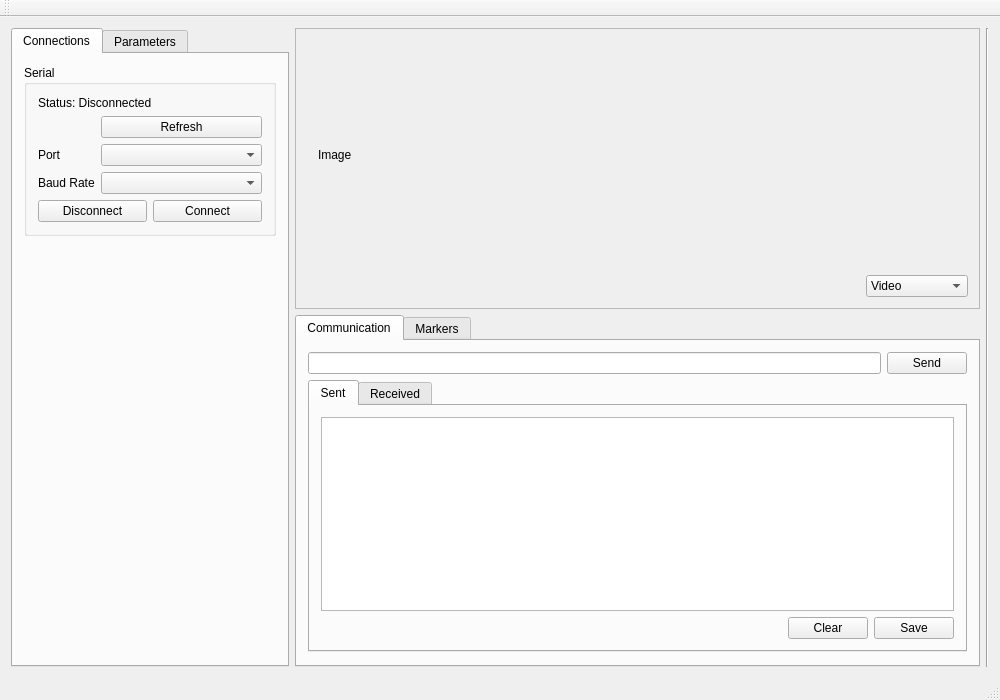
<?xml version="1.0" encoding="UTF-8"?>
<ui version="4.0">
 <class>MainWindow</class>
 <widget class="QMainWindow" name="MainWindow">
  <property name="geometry">
   <rect>
    <x>0</x>
    <y>0</y>
    <width>1000</width>
    <height>700</height>
   </rect>
  </property>
  <property name="windowTitle">
   <string>MainWindow</string>
  </property>
  <widget class="QWidget" name="centralWidget">
   <layout class="QVBoxLayout" name="verticalLayout">
    <item>
     <layout class="QHBoxLayout" name="horizontalLayout_3">
      <item>
       <widget class="QTabWidget" name="tabWidget_3">
        <property name="sizePolicy">
         <sizepolicy hsizetype="Minimum" vsizetype="Expanding">
          <horstretch>0</horstretch>
          <verstretch>0</verstretch>
         </sizepolicy>
        </property>
        <property name="currentIndex">
         <number>0</number>
        </property>
        <widget class="QWidget" name="tab_6">
         <attribute name="title">
          <string>Connections</string>
         </attribute>
         <layout class="QVBoxLayout" name="verticalLayout_11">
          <item>
           <layout class="QVBoxLayout" name="connectionPanel">
            <item>
             <widget class="QGroupBox" name="groupBox_5">
              <property name="sizePolicy">
               <sizepolicy hsizetype="Preferred" vsizetype="Fixed">
                <horstretch>0</horstretch>
                <verstretch>0</verstretch>
               </sizepolicy>
              </property>
              <property name="title">
               <string>Serial</string>
              </property>
              <layout class="QVBoxLayout" name="verticalLayout_5">
               <item>
                <widget class="QLabel" name="serialStatusLabel">
                 <property name="text">
                  <string>Status: Disconnected</string>
                 </property>
                </widget>
               </item>
               <item>
                <layout class="QFormLayout" name="formLayout_4">
                 <item row="1" column="0">
                  <widget class="QLabel" name="label_10">
                   <property name="text">
                    <string>Port</string>
                   </property>
                  </widget>
                 </item>
                 <item row="1" column="1">
                  <widget class="QComboBox" name="availableSerialPortsComboBox"/>
                 </item>
                 <item row="2" column="0">
                  <widget class="QLabel" name="label_11">
                   <property name="text">
                    <string>Baud Rate</string>
                   </property>
                  </widget>
                 </item>
                 <item row="2" column="1">
                  <widget class="QComboBox" name="baudRateComboBox"/>
                 </item>
                 <item row="0" column="1">
                  <widget class="QPushButton" name="refreshSerialOptionsButton">
                   <property name="text">
                    <string>Refresh</string>
                   </property>
                  </widget>
                 </item>
                </layout>
               </item>
               <item>
                <layout class="QHBoxLayout" name="horizontalLayout_5">
                 <item>
                  <widget class="QPushButton" name="serialDisconnectButton">
                   <property name="text">
                    <string>Disconnect</string>
                   </property>
                  </widget>
                 </item>
                 <item>
                  <widget class="QPushButton" name="serialConnectButton">
                   <property name="text">
                    <string>Connect</string>
                   </property>
                  </widget>
                 </item>
                </layout>
               </item>
              </layout>
             </widget>
            </item>
            <item>
             <spacer name="verticalSpacer_2">
              <property name="orientation">
               <enum>Qt::Vertical</enum>
              </property>
              <property name="sizeHint" stdset="0">
               <size>
                <width>20</width>
                <height>40</height>
               </size>
              </property>
             </spacer>
            </item>
           </layout>
          </item>
         </layout>
        </widget>
        <widget class="QWidget" name="tab_5">
         <attribute name="title">
          <string>Parameters</string>
         </attribute>
         <layout class="QVBoxLayout" name="verticalLayout_10">
          <item>
           <layout class="QVBoxLayout" name="settingsPanel">
            <item>
             <widget class="QGroupBox" name="groupBox_2">
              <property name="sizePolicy">
               <sizepolicy hsizetype="Minimum" vsizetype="Fixed">
                <horstretch>0</horstretch>
                <verstretch>0</verstretch>
               </sizepolicy>
              </property>
              <property name="title">
               <string>Camera</string>
              </property>
              <layout class="QVBoxLayout" name="verticalLayout_4">
               <item>
                <layout class="QFormLayout" name="formLayout">
                 <property name="fieldGrowthPolicy">
                  <enum>QFormLayout::AllNonFixedFieldsGrow</enum>
                 </property>
                 <item row="0" column="0">
                  <widget class="QLabel" name="deviceLabel">
                   <property name="text">
                    <string>Device</string>
                   </property>
                  </widget>
                 </item>
                 <item row="1" column="0">
                  <widget class="QLabel" name="label">
                   <property name="text">
                    <string>Resolution</string>
                   </property>
                  </widget>
                 </item>
                 <item row="1" column="1">
                  <widget class="QComboBox" name="cameraResolutionComboBox">
                   <property name="sizePolicy">
                    <sizepolicy hsizetype="Minimum" vsizetype="Fixed">
                     <horstretch>0</horstretch>
                     <verstretch>0</verstretch>
                    </sizepolicy>
                   </property>
                  </widget>
                 </item>
                 <item row="0" column="1">
                  <widget class="QSpinBox" name="cameraDeviceSpinBox"/>
                 </item>
                </layout>
               </item>
              </layout>
             </widget>
            </item>
            <item>
             <widget class="QGroupBox" name="groupBox">
              <property name="sizePolicy">
               <sizepolicy hsizetype="Minimum" vsizetype="Preferred">
                <horstretch>0</horstretch>
                <verstretch>0</verstretch>
               </sizepolicy>
              </property>
              <property name="title">
               <string>Marker Detector</string>
              </property>
              <layout class="QVBoxLayout" name="verticalLayout_3">
               <item>
                <widget class="QCheckBox" name="useCalibrationCheckBox">
                 <property name="text">
                  <string>Use Calibration</string>
                 </property>
                </widget>
               </item>
               <item>
                <layout class="QFormLayout" name="formLayout_2">
                 <property name="fieldGrowthPolicy">
                  <enum>QFormLayout::AllNonFixedFieldsGrow</enum>
                 </property>
                 <item row="0" column="0">
                  <widget class="QLabel" name="label_2">
                   <property name="text">
                    <string>Marker Size</string>
                   </property>
                  </widget>
                 </item>
                 <item row="0" column="1">
                  <widget class="QLineEdit" name="markerSizeLineEdit">
                   <property name="sizePolicy">
                    <sizepolicy hsizetype="Minimum" vsizetype="Fixed">
                     <horstretch>0</horstretch>
                     <verstretch>0</verstretch>
                    </sizepolicy>
                   </property>
                   <property name="minimumSize">
                    <size>
                     <width>0</width>
                     <height>0</height>
                    </size>
                   </property>
                  </widget>
                 </item>
                </layout>
               </item>
               <item>
                <widget class="QLabel" name="label_3">
                 <property name="text">
                  <string>Calibration file path:</string>
                 </property>
                </widget>
               </item>
               <item>
                <layout class="QHBoxLayout" name="horizontalLayout_4">
                 <item>
                  <widget class="QLineEdit" name="calibrationFileLineEdit"/>
                 </item>
                 <item>
                  <widget class="QPushButton" name="browseCalibrationFileButton">
                   <property name="text">
                    <string>Browse</string>
                   </property>
                  </widget>
                 </item>
                </layout>
               </item>
              </layout>
             </widget>
            </item>
            <item>
             <widget class="QGroupBox" name="groupBox_4">
              <property name="title">
               <string>Pose Detection</string>
              </property>
              <layout class="QVBoxLayout" name="verticalLayout_8">
               <item>
                <layout class="QFormLayout" name="formLayout_3">
                 <property name="fieldGrowthPolicy">
                  <enum>QFormLayout::AllNonFixedFieldsGrow</enum>
                 </property>
                 <item row="0" column="0">
                  <widget class="QLabel" name="label_9">
                   <property name="toolTip">
                    <string>Distance in meters from the origin marker to the x axis marker.</string>
                   </property>
                   <property name="text">
                    <string>d_ox</string>
                   </property>
                  </widget>
                 </item>
                 <item row="0" column="1">
                  <widget class="QLineEdit" name="doxLineEdit">
                   <property name="sizePolicy">
                    <sizepolicy hsizetype="Minimum" vsizetype="Fixed">
                     <horstretch>0</horstretch>
                     <verstretch>0</verstretch>
                    </sizepolicy>
                   </property>
                  </widget>
                 </item>
                 <item row="1" column="0">
                  <widget class="QLabel" name="label_8">
                   <property name="text">
                    <string>d_oy</string>
                   </property>
                  </widget>
                 </item>
                 <item row="1" column="1">
                  <widget class="QLineEdit" name="doyLineEdit">
                   <property name="sizePolicy">
                    <sizepolicy hsizetype="Minimum" vsizetype="Fixed">
                     <horstretch>0</horstretch>
                     <verstretch>0</verstretch>
                    </sizepolicy>
                   </property>
                  </widget>
                 </item>
                </layout>
               </item>
              </layout>
             </widget>
            </item>
            <item>
             <layout class="QHBoxLayout" name="horizontalLayout_2">
              <item>
               <widget class="QPushButton" name="loadSettingsButton">
                <property name="text">
                 <string>Load</string>
                </property>
               </widget>
              </item>
              <item>
               <widget class="QPushButton" name="saveSettingsButton">
                <property name="text">
                 <string>Save</string>
                </property>
               </widget>
              </item>
              <item>
               <widget class="QPushButton" name="applySettingsButton">
                <property name="text">
                 <string>Apply</string>
                </property>
               </widget>
              </item>
             </layout>
            </item>
            <item>
             <spacer name="verticalSpacer">
              <property name="orientation">
               <enum>Qt::Vertical</enum>
              </property>
              <property name="sizeHint" stdset="0">
               <size>
                <width>20</width>
                <height>40</height>
               </size>
              </property>
             </spacer>
            </item>
           </layout>
          </item>
         </layout>
        </widget>
       </widget>
      </item>
      <item>
       <layout class="QVBoxLayout" name="viewport">
        <item>
         <widget class="QFrame" name="frame">
          <property name="frameShape">
           <enum>QFrame::StyledPanel</enum>
          </property>
          <property name="frameShadow">
           <enum>QFrame::Raised</enum>
          </property>
          <layout class="QVBoxLayout" name="verticalLayout_13">
           <item>
            <widget class="QStackedWidget" name="stackedWidget">
             <property name="currentIndex">
              <number>0</number>
             </property>
             <widget class="QWidget" name="Video">
              <layout class="QVBoxLayout" name="verticalLayout_7">
               <item>
                <widget class="QLabel" name="image">
                 <property name="sizePolicy">
                  <sizepolicy hsizetype="Expanding" vsizetype="Expanding">
                   <horstretch>0</horstretch>
                   <verstretch>0</verstretch>
                  </sizepolicy>
                 </property>
                 <property name="text">
                  <string>Image</string>
                 </property>
                </widget>
               </item>
              </layout>
             </widget>
             <widget class="QWidget" name="page_6">
              <layout class="QVBoxLayout" name="verticalLayout_12">
               <item>
                <widget class="QCustomPlot" name="markerTracePlot" native="true"/>
               </item>
              </layout>
             </widget>
            </widget>
           </item>
           <item>
            <layout class="QHBoxLayout" name="horizontalLayout_6">
             <item>
              <spacer name="horizontalSpacer">
               <property name="orientation">
                <enum>Qt::Horizontal</enum>
               </property>
               <property name="sizeHint" stdset="0">
                <size>
                 <width>40</width>
                 <height>20</height>
                </size>
               </property>
              </spacer>
             </item>
             <item>
              <widget class="QComboBox" name="viewSelectComboBox">
               <item>
                <property name="text">
                 <string>Video</string>
                </property>
               </item>
               <item>
                <property name="text">
                 <string>Marker Trace</string>
                </property>
               </item>
              </widget>
             </item>
            </layout>
           </item>
          </layout>
         </widget>
        </item>
        <item>
         <widget class="QTabWidget" name="tabWidget">
          <property name="sizePolicy">
           <sizepolicy hsizetype="Expanding" vsizetype="Minimum">
            <horstretch>0</horstretch>
            <verstretch>0</verstretch>
           </sizepolicy>
          </property>
          <property name="currentIndex">
           <number>0</number>
          </property>
          <widget class="QWidget" name="tab">
           <attribute name="title">
            <string>Communication</string>
           </attribute>
           <layout class="QVBoxLayout" name="verticalLayout_6">
            <item>
             <layout class="QHBoxLayout" name="horizontalLayout">
              <item>
               <widget class="QLineEdit" name="sendSerialDataLineEdit"/>
              </item>
              <item>
               <widget class="QPushButton" name="sendSerialDataButton">
                <property name="text">
                 <string>Send</string>
                </property>
               </widget>
              </item>
             </layout>
            </item>
            <item>
             <widget class="QTabWidget" name="tabWidget_2">
              <property name="sizePolicy">
               <sizepolicy hsizetype="Expanding" vsizetype="Fixed">
                <horstretch>0</horstretch>
                <verstretch>0</verstretch>
               </sizepolicy>
              </property>
              <property name="minimumSize">
               <size>
                <width>0</width>
                <height>0</height>
               </size>
              </property>
              <property name="focusPolicy">
               <enum>Qt::TabFocus</enum>
              </property>
              <property name="currentIndex">
               <number>0</number>
              </property>
              <widget class="QWidget" name="tab_3">
               <attribute name="title">
                <string>Sent</string>
               </attribute>
               <layout class="QVBoxLayout" name="verticalLayout_2">
                <item>
                 <widget class="QTextEdit" name="sentDataTextEdit">
                  <property name="enabled">
                   <bool>true</bool>
                  </property>
                  <property name="sizePolicy">
                   <sizepolicy hsizetype="Expanding" vsizetype="Expanding">
                    <horstretch>0</horstretch>
                    <verstretch>0</verstretch>
                   </sizepolicy>
                  </property>
                 </widget>
                </item>
                <item>
                 <layout class="QHBoxLayout" name="horizontalLayout_7">
                  <item>
                   <spacer name="horizontalSpacer_2">
                    <property name="orientation">
                     <enum>Qt::Horizontal</enum>
                    </property>
                    <property name="sizeHint" stdset="0">
                     <size>
                      <width>40</width>
                      <height>20</height>
                     </size>
                    </property>
                   </spacer>
                  </item>
                  <item>
                   <widget class="QPushButton" name="clearSentDataButton">
                    <property name="text">
                     <string>Clear</string>
                    </property>
                   </widget>
                  </item>
                  <item>
                   <widget class="QPushButton" name="saveSentDataButton">
                    <property name="text">
                     <string>Save</string>
                    </property>
                   </widget>
                  </item>
                 </layout>
                </item>
               </layout>
              </widget>
              <widget class="QWidget" name="tab_4">
               <attribute name="title">
                <string>Received</string>
               </attribute>
               <layout class="QVBoxLayout" name="verticalLayout_9">
                <item>
                 <widget class="QTextEdit" name="receivedDataTextEdit"/>
                </item>
               </layout>
              </widget>
             </widget>
            </item>
           </layout>
          </widget>
          <widget class="QWidget" name="tab_2">
           <attribute name="title">
            <string>Markers</string>
           </attribute>
          </widget>
         </widget>
        </item>
       </layout>
      </item>
      <item>
       <widget class="Line" name="line_4">
        <property name="orientation">
         <enum>Qt::Vertical</enum>
        </property>
       </widget>
      </item>
     </layout>
    </item>
   </layout>
  </widget>
  <widget class="QMenuBar" name="menuBar">
   <property name="geometry">
    <rect>
     <x>0</x>
     <y>0</y>
     <width>1000</width>
     <height>20</height>
    </rect>
   </property>
  </widget>
  <widget class="QToolBar" name="mainToolBar">
   <attribute name="toolBarArea">
    <enum>TopToolBarArea</enum>
   </attribute>
   <attribute name="toolBarBreak">
    <bool>false</bool>
   </attribute>
  </widget>
  <widget class="QStatusBar" name="statusBar"/>
 </widget>
 <layoutdefault spacing="6" margin="11"/>
 <customwidgets>
  <customwidget>
   <class>QCustomPlot</class>
   <extends>QWidget</extends>
   <header>qcustomplot.h</header>
   <container>1</container>
  </customwidget>
 </customwidgets>
 <resources/>
 <connections/>
</ui>
